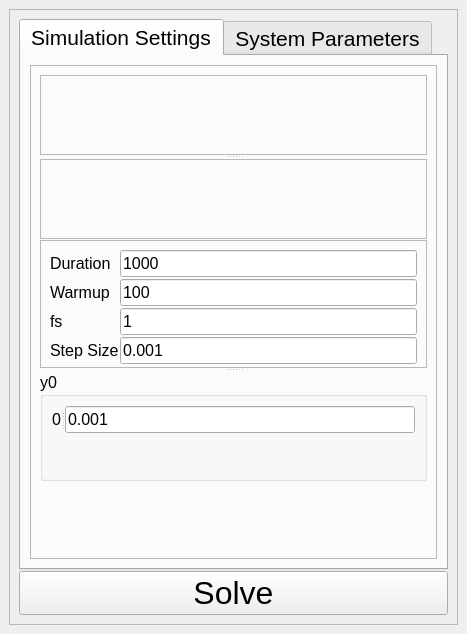
<?xml version="1.0" encoding="UTF-8"?>
<ui version="4.0">
 <class>simController</class>
 <widget class="QWidget" name="simController">
  <property name="geometry">
   <rect>
    <x>0</x>
    <y>0</y>
    <width>467</width>
    <height>634</height>
   </rect>
  </property>
  <property name="sizePolicy">
   <sizepolicy hsizetype="Expanding" vsizetype="Expanding">
    <horstretch>1</horstretch>
    <verstretch>1</verstretch>
   </sizepolicy>
  </property>
  <property name="windowTitle">
   <string>Form</string>
  </property>
  <layout class="QVBoxLayout" name="verticalLayout_2">
   <item>
    <widget class="QFrame" name="frame">
     <property name="sizePolicy">
      <sizepolicy hsizetype="Expanding" vsizetype="Expanding">
       <horstretch>1</horstretch>
       <verstretch>1</verstretch>
      </sizepolicy>
     </property>
     <property name="frameShape">
      <enum>QFrame::Shape::StyledPanel</enum>
     </property>
     <property name="frameShadow">
      <enum>QFrame::Shadow::Raised</enum>
     </property>
     <layout class="QVBoxLayout" name="verticalLayout">
      <item>
       <widget class="QTabWidget" name="simSettingsTabs">
        <property name="sizePolicy">
         <sizepolicy hsizetype="Expanding" vsizetype="Expanding">
          <horstretch>1</horstretch>
          <verstretch>1</verstretch>
         </sizepolicy>
        </property>
        <property name="font">
         <font>
          <pointsize>16</pointsize>
         </font>
        </property>
        <property name="currentIndex">
         <number>0</number>
        </property>
        <widget class="QWidget" name="SimulationSettings_tab" native="true">
         <attribute name="title">
          <string>Simulation Settings</string>
         </attribute>
         <layout class="QGridLayout" name="gridLayout_11">
          <item row="0" column="0" colspan="2">
           <widget class="QFrame" name="frame_2">
            <property name="sizePolicy">
             <sizepolicy hsizetype="Expanding" vsizetype="Expanding">
              <horstretch>1</horstretch>
              <verstretch>1</verstretch>
             </sizepolicy>
            </property>
            <property name="frameShape">
             <enum>QFrame::Shape::StyledPanel</enum>
            </property>
            <property name="frameShadow">
             <enum>QFrame::Shadow::Raised</enum>
            </property>
            <layout class="QVBoxLayout" name="verticalLayout_8">
             <item>
              <widget class="QSplitter" name="splitter">
               <property name="sizePolicy">
                <sizepolicy hsizetype="Expanding" vsizetype="Expanding">
                 <horstretch>0</horstretch>
                 <verstretch>0</verstretch>
                </sizepolicy>
               </property>
               <property name="orientation">
                <enum>Qt::Orientation::Vertical</enum>
               </property>
               <widget class="variable_from_to_n_scale_widget" name="param1Sweep_options">
                <property name="sizePolicy">
                 <sizepolicy hsizetype="Expanding" vsizetype="Expanding">
                  <horstretch>1</horstretch>
                  <verstretch>1</verstretch>
                 </sizepolicy>
                </property>
                <property name="minimumSize">
                 <size>
                  <width>0</width>
                  <height>80</height>
                 </size>
                </property>
                <property name="frameShape">
                 <enum>QFrame::Shape::StyledPanel</enum>
                </property>
                <property name="frameShadow">
                 <enum>QFrame::Shadow::Raised</enum>
                </property>
                <property name="variableMax" stdset="0">
                 <double>10000000.000000000000000</double>
                </property>
                <property name="variableMin" stdset="0">
                 <double>-10000000.000000000000000</double>
                </property>
                <property name="variableDecimals" stdset="0">
                 <double>10.000000000000000</double>
                </property>
                <property name="fromEntryDefault" stdset="0">
                 <double>0.000000000000000</double>
                </property>
                <property name="toEntryDefault" stdset="0">
                 <double>1.000000000000000</double>
                </property>
                <property name="nEntryMinValue" stdset="0">
                 <double>0.000000000000000</double>
                </property>
                <property name="nEntryMaxValue" stdset="0">
                 <double>10000000.000000000000000</double>
                </property>
                <property name="nEntryDecimals" stdset="0">
                 <string>0</string>
                </property>
                <property name="nEntryDefault" stdset="0">
                 <double>100.000000000000000</double>
                </property>
                <property name="varDdItems" stdset="0">
                 <stringlist/>
                </property>
               </widget>
               <widget class="variable_from_to_n_scale_widget" name="param2Sweep_options">
                <property name="sizePolicy">
                 <sizepolicy hsizetype="Expanding" vsizetype="MinimumExpanding">
                  <horstretch>1</horstretch>
                  <verstretch>1</verstretch>
                 </sizepolicy>
                </property>
                <property name="minimumSize">
                 <size>
                  <width>0</width>
                  <height>80</height>
                 </size>
                </property>
                <property name="frameShape">
                 <enum>QFrame::Shape::StyledPanel</enum>
                </property>
                <property name="frameShadow">
                 <enum>QFrame::Shadow::Raised</enum>
                </property>
                <property name="variableMax" stdset="0">
                 <double>10000000.000000000000000</double>
                </property>
                <property name="variableMin" stdset="0">
                 <double>-10000000.000000000000000</double>
                </property>
                <property name="variableDecimals" stdset="0">
                 <double>10.000000000000000</double>
                </property>
                <property name="fromEntryDefault" stdset="0">
                 <double>0.000000000000000</double>
                </property>
                <property name="toEntryDefault" stdset="0">
                 <double>1.000000000000000</double>
                </property>
                <property name="nEntryMinValue" stdset="0">
                 <double>0.000000000000000</double>
                </property>
                <property name="nEntryMaxValue" stdset="0">
                 <double>1000000.000000000000000</double>
                </property>
                <property name="nEntryDecimals" stdset="0">
                 <string/>
                </property>
                <property name="nEntryDefault" stdset="0">
                 <double>100.000000000000000</double>
                </property>
                <property name="varDdItems" stdset="0">
                 <stringlist/>
                </property>
               </widget>
              </widget>
             </item>
             <item>
              <widget class="QSplitter" name="splitter_2">
               <property name="orientation">
                <enum>Qt::Orientation::Vertical</enum>
               </property>
               <widget class="QFrame" name="simTime_f">
                <property name="sizePolicy">
                 <sizepolicy hsizetype="Expanding" vsizetype="Expanding">
                  <horstretch>1</horstretch>
                  <verstretch>1</verstretch>
                 </sizepolicy>
                </property>
                <property name="frameShape">
                 <enum>QFrame::Shape::StyledPanel</enum>
                </property>
                <property name="frameShadow">
                 <enum>QFrame::Shadow::Raised</enum>
                </property>
                <layout class="QFormLayout" name="formLayout">
                 <property name="sizeConstraint">
                  <enum>QLayout::SizeConstraint::SetMaximumSize</enum>
                 </property>
                 <property name="fieldGrowthPolicy">
                  <enum>QFormLayout::FieldGrowthPolicy::ExpandingFieldsGrow</enum>
                 </property>
                 <property name="verticalSpacing">
                  <number>2</number>
                 </property>
                 <property name="bottomMargin">
                  <number>3</number>
                 </property>
                 <item row="0" column="0">
                  <widget class="QLabel" name="duration_l">
                   <property name="sizePolicy">
                    <sizepolicy hsizetype="Expanding" vsizetype="Preferred">
                     <horstretch>1</horstretch>
                     <verstretch>0</verstretch>
                    </sizepolicy>
                   </property>
                   <property name="font">
                    <font>
                     <pointsize>12</pointsize>
                    </font>
                   </property>
                   <property name="toolTip">
                    <string>How long to record for</string>
                   </property>
                   <property name="text">
                    <string>Duration</string>
                   </property>
                  </widget>
                 </item>
                 <item row="1" column="0">
                  <widget class="QLabel" name="warmup_l">
                   <property name="sizePolicy">
                    <sizepolicy hsizetype="Expanding" vsizetype="Preferred">
                     <horstretch>1</horstretch>
                     <verstretch>0</verstretch>
                    </sizepolicy>
                   </property>
                   <property name="font">
                    <font>
                     <pointsize>12</pointsize>
                    </font>
                   </property>
                   <property name="toolTip">
                    <string>How long to wait before you start recording (to reach steady state)</string>
                   </property>
                   <property name="text">
                    <string>Warmup</string>
                   </property>
                  </widget>
                 </item>
                 <item row="2" column="0">
                  <widget class="QLabel" name="fs_l">
                   <property name="sizePolicy">
                    <sizepolicy hsizetype="Expanding" vsizetype="Preferred">
                     <horstretch>1</horstretch>
                     <verstretch>0</verstretch>
                    </sizepolicy>
                   </property>
                   <property name="font">
                    <font>
                     <pointsize>12</pointsize>
                    </font>
                   </property>
                   <property name="toolTip">
                    <string>Sample rate - how frequently you need to record samples. Max response freq * 2.5 is pretty safe.</string>
                   </property>
                   <property name="text">
                    <string>fs</string>
                   </property>
                  </widget>
                 </item>
                 <item row="3" column="0">
                  <widget class="QLabel" name="stepsize_l">
                   <property name="sizePolicy">
                    <sizepolicy hsizetype="Expanding" vsizetype="Preferred">
                     <horstretch>1</horstretch>
                     <verstretch>0</verstretch>
                    </sizepolicy>
                   </property>
                   <property name="font">
                    <font>
                     <pointsize>12</pointsize>
                    </font>
                   </property>
                   <property name="toolTip">
                    <string>(for fixed step solvers) The integration step size</string>
                   </property>
                   <property name="text">
                    <string>Step Size</string>
                   </property>
                  </widget>
                 </item>
                 <item row="3" column="1">
                  <widget class="floatLineEdit" name="stepsize_e">
                   <property name="sizePolicy">
                    <sizepolicy hsizetype="Expanding" vsizetype="Preferred">
                     <horstretch>1</horstretch>
                     <verstretch>0</verstretch>
                    </sizepolicy>
                   </property>
                   <property name="font">
                    <font>
                     <pointsize>12</pointsize>
                    </font>
                   </property>
                   <property name="text">
                    <string>0.001</string>
                   </property>
                   <property name="minValue" stdset="0">
                    <double>0.000000000000000</double>
                   </property>
                   <property name="maxValue" stdset="0">
                    <double>1000000000.000000000000000</double>
                   </property>
                   <property name="decimals" stdset="0">
                    <number>10</number>
                   </property>
                  </widget>
                 </item>
                 <item row="2" column="1">
                  <widget class="floatLineEdit" name="fs_e">
                   <property name="sizePolicy">
                    <sizepolicy hsizetype="Expanding" vsizetype="Preferred">
                     <horstretch>1</horstretch>
                     <verstretch>0</verstretch>
                    </sizepolicy>
                   </property>
                   <property name="font">
                    <font>
                     <pointsize>12</pointsize>
                    </font>
                   </property>
                   <property name="text">
                    <string>1</string>
                   </property>
                   <property name="minValue" stdset="0">
                    <double>0.000000000000000</double>
                   </property>
                   <property name="maxValue" stdset="0">
                    <double>1000000000.000000000000000</double>
                   </property>
                   <property name="decimals" stdset="0">
                    <number>10</number>
                   </property>
                  </widget>
                 </item>
                 <item row="1" column="1">
                  <widget class="floatLineEdit" name="warmup_e">
                   <property name="sizePolicy">
                    <sizepolicy hsizetype="Expanding" vsizetype="Preferred">
                     <horstretch>1</horstretch>
                     <verstretch>0</verstretch>
                    </sizepolicy>
                   </property>
                   <property name="font">
                    <font>
                     <pointsize>12</pointsize>
                    </font>
                   </property>
                   <property name="text">
                    <string>100</string>
                   </property>
                   <property name="minValue" stdset="0">
                    <double>0.000000000000000</double>
                   </property>
                   <property name="maxValue" stdset="0">
                    <double>1000000000.000000000000000</double>
                   </property>
                   <property name="decimals" stdset="0">
                    <number>10</number>
                   </property>
                  </widget>
                 </item>
                 <item row="0" column="1">
                  <widget class="floatLineEdit" name="duration_e">
                   <property name="sizePolicy">
                    <sizepolicy hsizetype="Expanding" vsizetype="Preferred">
                     <horstretch>1</horstretch>
                     <verstretch>0</verstretch>
                    </sizepolicy>
                   </property>
                   <property name="font">
                    <font>
                     <pointsize>12</pointsize>
                    </font>
                   </property>
                   <property name="text">
                    <string>1000</string>
                   </property>
                   <property name="minValue" stdset="0">
                    <double>0.000000000000000</double>
                   </property>
                   <property name="maxValue" stdset="0">
                    <double>1000000000.000000000000000</double>
                   </property>
                   <property name="decimals" stdset="0">
                    <number>10</number>
                   </property>
                  </widget>
                 </item>
                </layout>
               </widget>
               <widget class="QGroupBox" name="inits_box">
                <property name="sizePolicy">
                 <sizepolicy hsizetype="Expanding" vsizetype="Expanding">
                  <horstretch>1</horstretch>
                  <verstretch>1</verstretch>
                 </sizepolicy>
                </property>
                <property name="font">
                 <font>
                  <pointsize>12</pointsize>
                 </font>
                </property>
                <property name="title">
                 <string>y0</string>
                </property>
                <layout class="QGridLayout" name="gridLayout_9">
                 <item row="0" column="0">
                  <widget class="QSplitter" name="splitter_3">
                   <property name="sizePolicy">
                    <sizepolicy hsizetype="Expanding" vsizetype="Expanding">
                     <horstretch>1</horstretch>
                     <verstretch>1</verstretch>
                    </sizepolicy>
                   </property>
                   <property name="orientation">
                    <enum>Qt::Orientation::Horizontal</enum>
                   </property>
                   <widget class="QLabel" name="init_0">
                    <property name="sizePolicy">
                     <sizepolicy hsizetype="Expanding" vsizetype="Expanding">
                      <horstretch>0</horstretch>
                      <verstretch>0</verstretch>
                     </sizepolicy>
                    </property>
                    <property name="font">
                     <font>
                      <pointsize>12</pointsize>
                     </font>
                    </property>
                    <property name="text">
                     <string>0</string>
                    </property>
                   </widget>
                   <widget class="floatLineEdit" name="init0_e">
                    <property name="sizePolicy">
                     <sizepolicy hsizetype="Expanding" vsizetype="Maximum">
                      <horstretch>1</horstretch>
                      <verstretch>0</verstretch>
                     </sizepolicy>
                    </property>
                    <property name="font">
                     <font>
                      <pointsize>12</pointsize>
                     </font>
                    </property>
                    <property name="text">
                     <string>0.001</string>
                    </property>
                    <property name="minValue" stdset="0">
                     <double>0.000000000000000</double>
                    </property>
                    <property name="maxValue" stdset="0">
                     <double>1000000000.000000000000000</double>
                    </property>
                    <property name="decimals" stdset="0">
                     <number>10</number>
                    </property>
                   </widget>
                  </widget>
                 </item>
                 <item row="1" column="0">
                  <spacer name="verticalSpacer_2">
                   <property name="orientation">
                    <enum>Qt::Orientation::Vertical</enum>
                   </property>
                   <property name="sizeHint" stdset="0">
                    <size>
                     <width>20</width>
                     <height>40</height>
                    </size>
                   </property>
                  </spacer>
                 </item>
                </layout>
               </widget>
              </widget>
             </item>
             <item>
              <spacer name="verticalSpacer">
               <property name="orientation">
                <enum>Qt::Orientation::Vertical</enum>
               </property>
               <property name="sizeHint" stdset="0">
                <size>
                 <width>20</width>
                 <height>40</height>
                </size>
               </property>
              </spacer>
             </item>
            </layout>
           </widget>
          </item>
         </layout>
        </widget>
        <widget class="QWidget" name="SystemParameters_tab" native="true">
         <attribute name="title">
          <string>System Parameters</string>
         </attribute>
         <layout class="QVBoxLayout" name="verticalLayout_11">
          <item>
           <widget class="QLabel" name="label_5">
            <property name="sizePolicy">
             <sizepolicy hsizetype="Expanding" vsizetype="Maximum">
              <horstretch>1</horstretch>
              <verstretch>1</verstretch>
             </sizepolicy>
            </property>
            <property name="font">
             <font>
              <pointsize>16</pointsize>
              <italic>true</italic>
             </font>
            </property>
            <property name="text">
             <string>No System Loaded</string>
            </property>
           </widget>
          </item>
          <item>
           <spacer name="verticalSpacer_4">
            <property name="orientation">
             <enum>Qt::Orientation::Vertical</enum>
            </property>
            <property name="sizeHint" stdset="0">
             <size>
              <width>20</width>
              <height>40</height>
             </size>
            </property>
           </spacer>
          </item>
         </layout>
        </widget>
       </widget>
      </item>
      <item>
       <widget class="QPushButton" name="solve_button">
        <property name="sizePolicy">
         <sizepolicy hsizetype="Expanding" vsizetype="Maximum">
          <horstretch>1</horstretch>
          <verstretch>1</verstretch>
         </sizepolicy>
        </property>
        <property name="font">
         <font>
          <pointsize>24</pointsize>
         </font>
        </property>
        <property name="text">
         <string>Solve</string>
        </property>
       </widget>
      </item>
     </layout>
    </widget>
   </item>
  </layout>
 </widget>
 <layoutdefault spacing="1" margin="9"/>
 <customwidgets>
  <customwidget>
   <class>variable_from_to_n_scale_widget</class>
   <extends>QFrame</extends>
   <header>gui/resources/widgets/variable_from_to_n_scale_widget.h</header>
   <container>1</container>
   <slots>
    <signal>n_changed(QString)</signal>
    <signal>from_changed(QString,int)</signal>
    <signal>to_changed(QString,int)</signal>
    <signal>scale_changed(QString)</signal>
    <signal>variable_changed(QString)</signal>
    <slot>edit_from(QString)</slot>
    <slot>edit_to(QString)</slot>
   </slots>
  </customwidget>
  <customwidget>
   <class>floatLineEdit</class>
   <extends>QLineEdit</extends>
   <header>gui/resources/widgets/floatLineEdit.h</header>
  </customwidget>
 </customwidgets>
 <resources/>
 <connections>
  <connection>
   <sender>solve_button</sender>
   <signal>released()</signal>
   <receiver>simController</receiver>
   <slot>solve()</slot>
   <hints>
    <hint type="sourcelabel">
     <x>428</x>
     <y>587</y>
    </hint>
    <hint type="destinationlabel">
     <x>461</x>
     <y>567</y>
    </hint>
   </hints>
  </connection>
  <connection>
   <sender>param1Sweep_options</sender>
   <signal>from_changed(QString,int)</signal>
   <receiver>simController</receiver>
   <slot>update_p1_from(QString)</slot>
   <hints>
    <hint type="sourcelabel">
     <x>339</x>
     <y>103</y>
    </hint>
    <hint type="destinationlabel">
     <x>466</x>
     <y>54</y>
    </hint>
   </hints>
  </connection>
  <connection>
   <sender>param1Sweep_options</sender>
   <signal>n_changed(QString)</signal>
   <receiver>simController</receiver>
   <slot>update_p1_n(QString)</slot>
   <hints>
    <hint type="sourcelabel">
     <x>368</x>
     <y>100</y>
    </hint>
    <hint type="destinationlabel">
     <x>466</x>
     <y>89</y>
    </hint>
   </hints>
  </connection>
  <connection>
   <sender>param1Sweep_options</sender>
   <signal>scale_changed(QString)</signal>
   <receiver>simController</receiver>
   <slot>update_p1_scale(QString)</slot>
   <hints>
    <hint type="sourcelabel">
     <x>397</x>
     <y>115</y>
    </hint>
    <hint type="destinationlabel">
     <x>466</x>
     <y>123</y>
    </hint>
   </hints>
  </connection>
  <connection>
   <sender>param1Sweep_options</sender>
   <signal>to_changed(QString,int)</signal>
   <receiver>simController</receiver>
   <slot>update_p1_to(QString)</slot>
   <hints>
    <hint type="sourcelabel">
     <x>380</x>
     <y>135</y>
    </hint>
    <hint type="destinationlabel">
     <x>466</x>
     <y>140</y>
    </hint>
   </hints>
  </connection>
  <connection>
   <sender>param1Sweep_options</sender>
   <signal>variable_changed(QString)</signal>
   <receiver>simController</receiver>
   <slot>update_p1_var(QString)</slot>
   <hints>
    <hint type="sourcelabel">
     <x>405</x>
     <y>106</y>
    </hint>
    <hint type="destinationlabel">
     <x>466</x>
     <y>106</y>
    </hint>
   </hints>
  </connection>
  <connection>
   <sender>param2Sweep_options</sender>
   <signal>from_changed(QString,int)</signal>
   <receiver>simController</receiver>
   <slot>update_p2_from(QString)</slot>
   <hints>
    <hint type="sourcelabel">
     <x>392</x>
     <y>187</y>
    </hint>
    <hint type="destinationlabel">
     <x>466</x>
     <y>164</y>
    </hint>
   </hints>
  </connection>
  <connection>
   <sender>param2Sweep_options</sender>
   <signal>n_changed(QString)</signal>
   <receiver>simController</receiver>
   <slot>update_p2_n(QString)</slot>
   <hints>
    <hint type="sourcelabel">
     <x>391</x>
     <y>200</y>
    </hint>
    <hint type="destinationlabel">
     <x>466</x>
     <y>183</y>
    </hint>
   </hints>
  </connection>
  <connection>
   <sender>param2Sweep_options</sender>
   <signal>scale_changed(QString)</signal>
   <receiver>simController</receiver>
   <slot>update_p2_scale(QString)</slot>
   <hints>
    <hint type="sourcelabel">
     <x>407</x>
     <y>204</y>
    </hint>
    <hint type="destinationlabel">
     <x>466</x>
     <y>207</y>
    </hint>
   </hints>
  </connection>
  <connection>
   <sender>param2Sweep_options</sender>
   <signal>to_changed(QString,int)</signal>
   <receiver>simController</receiver>
   <slot>update_p2_to(QString)</slot>
   <hints>
    <hint type="sourcelabel">
     <x>394</x>
     <y>220</y>
    </hint>
    <hint type="destinationlabel">
     <x>466</x>
     <y>220</y>
    </hint>
   </hints>
  </connection>
  <connection>
   <sender>param2Sweep_options</sender>
   <signal>variable_changed(QString)</signal>
   <receiver>simController</receiver>
   <slot>update_p2_var(QString)</slot>
   <hints>
    <hint type="sourcelabel">
     <x>395</x>
     <y>191</y>
    </hint>
    <hint type="destinationlabel">
     <x>466</x>
     <y>198</y>
    </hint>
   </hints>
  </connection>
  <connection>
   <sender>duration_e</sender>
   <signal>textChanged(QString)</signal>
   <receiver>simController</receiver>
   <slot>update_duration(QString)</slot>
   <hints>
    <hint type="sourcelabel">
     <x>322</x>
     <y>264</y>
    </hint>
    <hint type="destinationlabel">
     <x>466</x>
     <y>278</y>
    </hint>
   </hints>
  </connection>
  <connection>
   <sender>warmup_e</sender>
   <signal>textChanged(QString)</signal>
   <receiver>simController</receiver>
   <slot>update_warmup(QString)</slot>
   <hints>
    <hint type="sourcelabel">
     <x>396</x>
     <y>302</y>
    </hint>
    <hint type="destinationlabel">
     <x>466</x>
     <y>296</y>
    </hint>
   </hints>
  </connection>
  <connection>
   <sender>fs_e</sender>
   <signal>textChanged(QString)</signal>
   <receiver>simController</receiver>
   <slot>update_fs(QString)</slot>
   <hints>
    <hint type="sourcelabel">
     <x>405</x>
     <y>325</y>
    </hint>
    <hint type="destinationlabel">
     <x>466</x>
     <y>326</y>
    </hint>
   </hints>
  </connection>
  <connection>
   <sender>stepsize_e</sender>
   <signal>textChanged(QString)</signal>
   <receiver>simController</receiver>
   <slot>update_dt(QString)</slot>
   <hints>
    <hint type="sourcelabel">
     <x>386</x>
     <y>357</y>
    </hint>
    <hint type="destinationlabel">
     <x>466</x>
     <y>357</y>
    </hint>
   </hints>
  </connection>
 </connections>
 <designerdata>
  <property name="gridDeltaX">
   <number>2</number>
  </property>
  <property name="gridDeltaY">
   <number>2</number>
  </property>
  <property name="gridSnapX">
   <bool>true</bool>
  </property>
  <property name="gridSnapY">
   <bool>true</bool>
  </property>
  <property name="gridVisible">
   <bool>true</bool>
  </property>
 </designerdata>
 <slots>
  <signal>solve_request()</signal>
  <slot>update_p1_from(QString)</slot>
  <slot>update_p1_to(QString)</slot>
  <slot>update_p1_n(QString)</slot>
  <slot>update_p1_scale(QString)</slot>
  <slot>update_p1_var(QString)</slot>
  <slot>update_p2_from(QString)</slot>
  <slot>update_p2_to(QString)</slot>
  <slot>update_p2_n(QString)</slot>
  <slot>update_p2_scale(QString)</slot>
  <slot>update_p2_var(QString)</slot>
  <slot>update_duration(QString)</slot>
  <slot>update_warmup(QString)</slot>
  <slot>update_fs(QString)</slot>
  <slot>update_dt(QString)</slot>
  <slot>update_param(Qstring,Qstring)</slot>
  <slot>update_init(QString,QString)</slot>
  <slot>update_noise(QString,QString)</slot>
  <slot>solve()</slot>
 </slots>
</ui>
